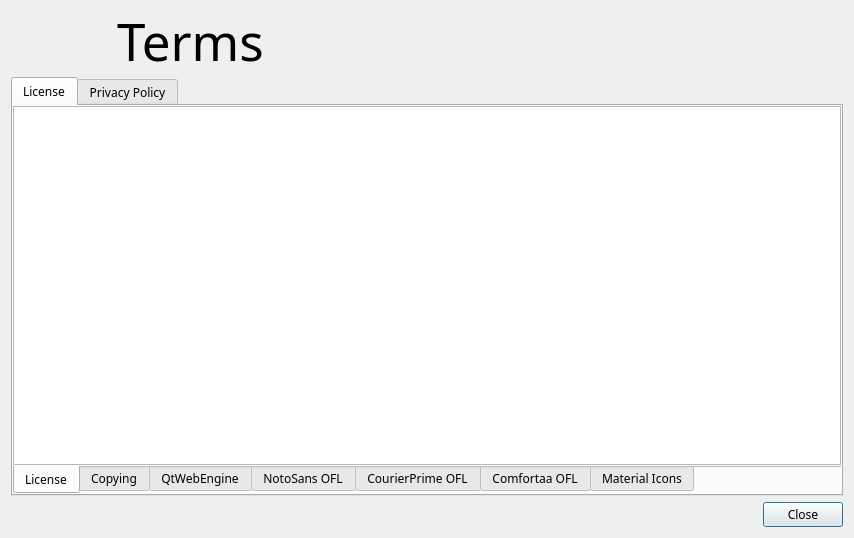
<?xml version="1.0" encoding="UTF-8"?>
<ui version="4.0">
 <class>Terms</class>
 <widget class="QDialog" name="Terms">
  <property name="windowModality">
   <enum>Qt::WindowModality::WindowModal</enum>
  </property>
  <property name="geometry">
   <rect>
    <x>0</x>
    <y>0</y>
    <width>854</width>
    <height>538</height>
   </rect>
  </property>
  <property name="minimumSize">
   <size>
    <width>0</width>
    <height>0</height>
   </size>
  </property>
  <property name="maximumSize">
   <size>
    <width>100000</width>
    <height>10000</height>
   </size>
  </property>
  <property name="font">
   <font>
    <family>Comfortaa</family>
    <hintingpreference>PreferNoHinting</hintingpreference>
   </font>
  </property>
  <property name="windowTitle">
   <string>Terms</string>
  </property>
  <property name="windowIcon">
   <iconset resource="../../assets/assets.qrc">
    <normaloff>:/base/images/wikiLYNX_logo.svg</normaloff>:/base/images/wikiLYNX_logo.svg</iconset>
  </property>
  <layout class="QVBoxLayout" name="verticalLayout_9">
   <item>
    <layout class="QHBoxLayout" name="horizontalLayout_3">
     <item>
      <widget class="QPushButton" name="appLogo">
       <property name="maximumSize">
        <size>
         <width>100</width>
         <height>70</height>
        </size>
       </property>
       <property name="text">
        <string/>
       </property>
       <property name="icon">
        <iconset resource="../../assets/assets.qrc">
         <normaloff>:/base/images/wikiLYNX_logo.svg</normaloff>:/base/images/wikiLYNX_logo.svg</iconset>
       </property>
       <property name="iconSize">
        <size>
         <width>100</width>
         <height>100</height>
        </size>
       </property>
       <property name="autoDefault">
        <bool>false</bool>
       </property>
       <property name="flat">
        <bool>true</bool>
       </property>
      </widget>
     </item>
     <item>
      <widget class="QLabel" name="mainLabel">
       <property name="sizePolicy">
        <sizepolicy hsizetype="Preferred" vsizetype="Fixed">
         <horstretch>0</horstretch>
         <verstretch>0</verstretch>
        </sizepolicy>
       </property>
       <property name="minimumSize">
        <size>
         <width>0</width>
         <height>60</height>
        </size>
       </property>
       <property name="maximumSize">
        <size>
         <width>16777215</width>
         <height>60</height>
        </size>
       </property>
       <property name="font">
        <font>
         <family>Courier Prime</family>
         <pointsize>38</pointsize>
         <bold>false</bold>
         <hintingpreference>PreferNoHinting</hintingpreference>
        </font>
       </property>
       <property name="text">
        <string>Terms</string>
       </property>
      </widget>
     </item>
    </layout>
   </item>
   <item>
    <widget class="QTabWidget" name="tabWidget">
     <property name="currentIndex">
      <number>0</number>
     </property>
     <widget class="QWidget" name="tab_3">
      <attribute name="title">
       <string>License</string>
      </attribute>
      <layout class="QVBoxLayout" name="verticalLayout_8">
       <property name="spacing">
        <number>0</number>
       </property>
       <property name="leftMargin">
        <number>0</number>
       </property>
       <property name="topMargin">
        <number>0</number>
       </property>
       <property name="rightMargin">
        <number>0</number>
       </property>
       <property name="bottomMargin">
        <number>0</number>
       </property>
       <item>
        <widget class="QTabWidget" name="MainView">
         <property name="sizePolicy">
          <sizepolicy hsizetype="Expanding" vsizetype="Expanding">
           <horstretch>0</horstretch>
           <verstretch>0</verstretch>
          </sizepolicy>
         </property>
         <property name="tabPosition">
          <enum>QTabWidget::TabPosition::South</enum>
         </property>
         <property name="tabShape">
          <enum>QTabWidget::TabShape::Rounded</enum>
         </property>
         <property name="currentIndex">
          <number>0</number>
         </property>
         <property name="documentMode">
          <bool>true</bool>
         </property>
         <property name="tabsClosable">
          <bool>false</bool>
         </property>
         <property name="movable">
          <bool>false</bool>
         </property>
         <property name="tabBarAutoHide">
          <bool>false</bool>
         </property>
         <widget class="QWidget" name="tab1">
          <attribute name="title">
           <string>License</string>
          </attribute>
          <layout class="QVBoxLayout" name="verticalLayout">
           <property name="spacing">
            <number>0</number>
           </property>
           <property name="leftMargin">
            <number>0</number>
           </property>
           <property name="topMargin">
            <number>0</number>
           </property>
           <property name="rightMargin">
            <number>0</number>
           </property>
           <property name="bottomMargin">
            <number>0</number>
           </property>
           <item>
            <widget class="QTextBrowser" name="licenseView">
             <property name="inputMethodHints">
              <set>Qt::InputMethodHint::ImhNone</set>
             </property>
             <property name="textInteractionFlags">
              <set>Qt::TextInteractionFlag::LinksAccessibleByKeyboard|Qt::TextInteractionFlag::LinksAccessibleByMouse|Qt::TextInteractionFlag::TextBrowserInteraction|Qt::TextInteractionFlag::TextSelectableByKeyboard|Qt::TextInteractionFlag::TextSelectableByMouse</set>
             </property>
            </widget>
           </item>
          </layout>
         </widget>
         <widget class="QWidget" name="tab2">
          <attribute name="title">
           <string>Copying</string>
          </attribute>
          <layout class="QVBoxLayout" name="verticalLayout_2">
           <property name="spacing">
            <number>0</number>
           </property>
           <property name="leftMargin">
            <number>0</number>
           </property>
           <property name="topMargin">
            <number>0</number>
           </property>
           <property name="rightMargin">
            <number>0</number>
           </property>
           <property name="bottomMargin">
            <number>0</number>
           </property>
           <item>
            <widget class="QTextBrowser" name="copyingView">
             <property name="inputMethodHints">
              <set>Qt::InputMethodHint::ImhNone</set>
             </property>
             <property name="textInteractionFlags">
              <set>Qt::TextInteractionFlag::LinksAccessibleByKeyboard|Qt::TextInteractionFlag::LinksAccessibleByMouse|Qt::TextInteractionFlag::TextBrowserInteraction|Qt::TextInteractionFlag::TextSelectableByKeyboard|Qt::TextInteractionFlag::TextSelectableByMouse</set>
             </property>
            </widget>
           </item>
          </layout>
         </widget>
         <widget class="QWidget" name="tab">
          <attribute name="title">
           <string>QtWebEngine</string>
          </attribute>
          <layout class="QVBoxLayout" name="verticalLayout_3">
           <property name="spacing">
            <number>0</number>
           </property>
           <property name="leftMargin">
            <number>0</number>
           </property>
           <property name="topMargin">
            <number>0</number>
           </property>
           <property name="rightMargin">
            <number>0</number>
           </property>
           <property name="bottomMargin">
            <number>0</number>
           </property>
           <item>
            <widget class="QTextBrowser" name="webEngineLicenseView">
             <property name="inputMethodHints">
              <set>Qt::InputMethodHint::ImhNone</set>
             </property>
             <property name="textInteractionFlags">
              <set>Qt::TextInteractionFlag::LinksAccessibleByKeyboard|Qt::TextInteractionFlag::LinksAccessibleByMouse|Qt::TextInteractionFlag::TextBrowserInteraction|Qt::TextInteractionFlag::TextSelectableByKeyboard|Qt::TextInteractionFlag::TextSelectableByMouse</set>
             </property>
            </widget>
           </item>
          </layout>
         </widget>
         <widget class="QWidget" name="tab3">
          <attribute name="title">
           <string>NotoSans OFL</string>
          </attribute>
          <layout class="QVBoxLayout" name="verticalLayout_4">
           <property name="spacing">
            <number>0</number>
           </property>
           <property name="leftMargin">
            <number>0</number>
           </property>
           <property name="topMargin">
            <number>0</number>
           </property>
           <property name="rightMargin">
            <number>0</number>
           </property>
           <property name="bottomMargin">
            <number>0</number>
           </property>
           <item>
            <widget class="QTextBrowser" name="notoOFL">
             <property name="inputMethodHints">
              <set>Qt::InputMethodHint::ImhNone</set>
             </property>
             <property name="textInteractionFlags">
              <set>Qt::TextInteractionFlag::LinksAccessibleByKeyboard|Qt::TextInteractionFlag::LinksAccessibleByMouse|Qt::TextInteractionFlag::TextBrowserInteraction|Qt::TextInteractionFlag::TextSelectableByKeyboard|Qt::TextInteractionFlag::TextSelectableByMouse</set>
             </property>
            </widget>
           </item>
          </layout>
         </widget>
         <widget class="QWidget" name="tab4">
          <attribute name="title">
           <string>CourierPrime OFL</string>
          </attribute>
          <layout class="QVBoxLayout" name="verticalLayout_6">
           <property name="spacing">
            <number>0</number>
           </property>
           <property name="leftMargin">
            <number>0</number>
           </property>
           <property name="topMargin">
            <number>0</number>
           </property>
           <property name="rightMargin">
            <number>0</number>
           </property>
           <property name="bottomMargin">
            <number>0</number>
           </property>
           <item>
            <widget class="QTextBrowser" name="courierPrimeOFL">
             <property name="inputMethodHints">
              <set>Qt::InputMethodHint::ImhNone</set>
             </property>
             <property name="textInteractionFlags">
              <set>Qt::TextInteractionFlag::LinksAccessibleByKeyboard|Qt::TextInteractionFlag::LinksAccessibleByMouse|Qt::TextInteractionFlag::TextBrowserInteraction|Qt::TextInteractionFlag::TextSelectableByKeyboard|Qt::TextInteractionFlag::TextSelectableByMouse</set>
             </property>
            </widget>
           </item>
          </layout>
         </widget>
         <widget class="QWidget" name="tab_4">
          <attribute name="title">
           <string>Comfortaa OFL</string>
          </attribute>
          <layout class="QVBoxLayout" name="verticalLayout_10">
           <property name="spacing">
            <number>0</number>
           </property>
           <property name="leftMargin">
            <number>0</number>
           </property>
           <property name="topMargin">
            <number>0</number>
           </property>
           <property name="rightMargin">
            <number>0</number>
           </property>
           <property name="bottomMargin">
            <number>0</number>
           </property>
           <item>
            <widget class="QTextBrowser" name="comfortaaOFL">
             <property name="inputMethodHints">
              <set>Qt::InputMethodHint::ImhNone</set>
             </property>
             <property name="textInteractionFlags">
              <set>Qt::TextInteractionFlag::LinksAccessibleByKeyboard|Qt::TextInteractionFlag::LinksAccessibleByMouse|Qt::TextInteractionFlag::TextBrowserInteraction|Qt::TextInteractionFlag::TextSelectableByKeyboard|Qt::TextInteractionFlag::TextSelectableByMouse</set>
             </property>
            </widget>
           </item>
          </layout>
         </widget>
         <widget class="QWidget" name="tab5">
          <attribute name="title">
           <string>Material Icons</string>
          </attribute>
          <layout class="QVBoxLayout" name="verticalLayout_5">
           <property name="spacing">
            <number>0</number>
           </property>
           <property name="leftMargin">
            <number>0</number>
           </property>
           <property name="topMargin">
            <number>0</number>
           </property>
           <property name="rightMargin">
            <number>0</number>
           </property>
           <property name="bottomMargin">
            <number>0</number>
           </property>
           <item>
            <widget class="QTextBrowser" name="materialLicenseView">
             <property name="inputMethodHints">
              <set>Qt::InputMethodHint::ImhNone</set>
             </property>
             <property name="textInteractionFlags">
              <set>Qt::TextInteractionFlag::LinksAccessibleByKeyboard|Qt::TextInteractionFlag::LinksAccessibleByMouse|Qt::TextInteractionFlag::TextBrowserInteraction|Qt::TextInteractionFlag::TextSelectableByKeyboard|Qt::TextInteractionFlag::TextSelectableByMouse</set>
             </property>
            </widget>
           </item>
          </layout>
         </widget>
        </widget>
       </item>
      </layout>
     </widget>
     <widget class="QWidget" name="privacyPolicyTab">
      <attribute name="title">
       <string>Privacy Policy</string>
      </attribute>
      <layout class="QVBoxLayout" name="verticalLayout_7">
       <property name="spacing">
        <number>0</number>
       </property>
       <property name="leftMargin">
        <number>0</number>
       </property>
       <property name="topMargin">
        <number>0</number>
       </property>
       <property name="rightMargin">
        <number>0</number>
       </property>
       <property name="bottomMargin">
        <number>0</number>
       </property>
       <item>
        <widget class="QTextBrowser" name="privacy">
         <property name="html">
          <string>&lt;!DOCTYPE HTML PUBLIC &quot;-//W3C//DTD HTML 4.0//EN&quot; &quot;http://www.w3.org/TR/REC-html40/strict.dtd&quot;&gt;
&lt;html&gt;&lt;head&gt;&lt;meta name=&quot;qrichtext&quot; content=&quot;1&quot; /&gt;&lt;meta charset=&quot;utf-8&quot; /&gt;&lt;style type=&quot;text/css&quot;&gt;
p, li { white-space: pre-wrap; }
hr { height: 1px; border-width: 0; }
li.unchecked::marker { content: &quot;\2610&quot;; }
li.checked::marker { content: &quot;\2612&quot;; }
&lt;/style&gt;&lt;/head&gt;&lt;body style=&quot; font-family:'Comfortaa'; font-size:11pt; font-weight:400; font-style:normal;&quot;&gt;
&lt;p style=&quot;-qt-paragraph-type:empty; margin-top:0px; margin-bottom:0px; margin-left:0px; margin-right:0px; -qt-block-indent:0; text-indent:0px; font-size:10pt;&quot;&gt;&lt;br /&gt;&lt;/p&gt;&lt;/body&gt;&lt;/html&gt;</string>
         </property>
        </widget>
       </item>
      </layout>
     </widget>
    </widget>
   </item>
   <item>
    <layout class="QHBoxLayout" name="horizontalLayout_2">
     <item>
      <spacer name="horizontalSpacer">
       <property name="orientation">
        <enum>Qt::Orientation::Horizontal</enum>
       </property>
       <property name="sizeHint" stdset="0">
        <size>
         <width>40</width>
         <height>20</height>
        </size>
       </property>
      </spacer>
     </item>
     <item>
      <widget class="QPushButton" name="closeButton">
       <property name="toolTip">
        <string>Close this Dialog</string>
       </property>
       <property name="text">
        <string>Close</string>
       </property>
       <property name="icon">
        <iconset theme="close"/>
       </property>
       <property name="default">
        <bool>true</bool>
       </property>
      </widget>
     </item>
    </layout>
   </item>
  </layout>
 </widget>
 <resources>
  <include location="../../assets/assets.qrc"/>
 </resources>
 <connections/>
</ui>
